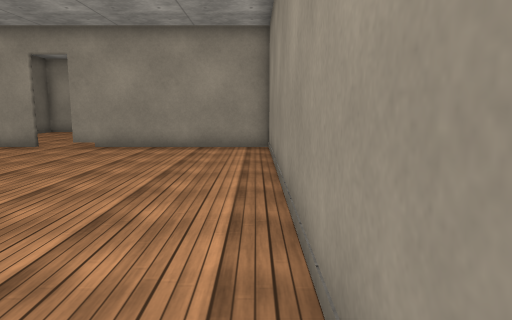
view 1 (above)

19 first-person views from a walk through a Unity game level. The camera is 1.3 m above the floor, tilts 8° down and sees 70° across. Doors are open. The floor is counted in squares, 1 m on a side. Each view is taken from the middle of a square. On the plan, view 1 faces up. The plan holds only what a view shows up to about 15 squares ahead; the rest is blank. The place goes on beyond the plan. Surface patterns are stand-ins for the level's own textures.

view 2
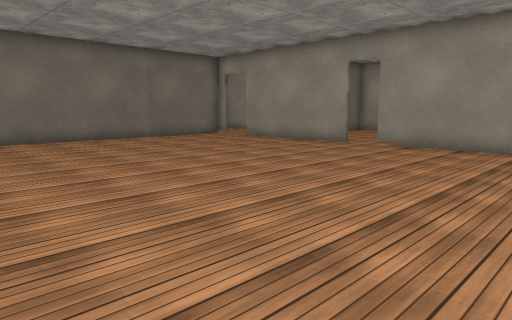

view 3
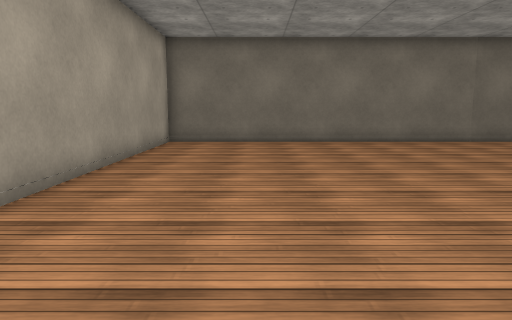

view 4
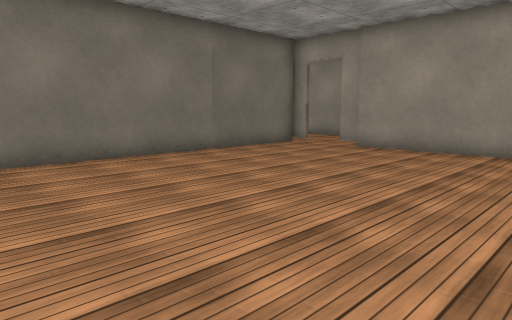

view 5
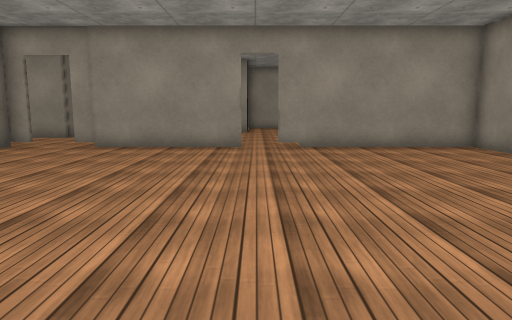

view 6
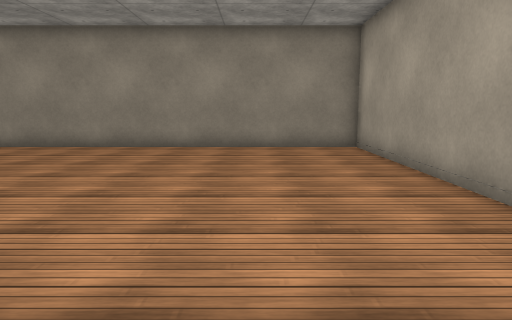

view 7
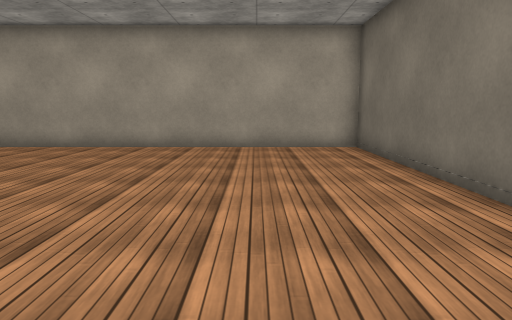

view 8
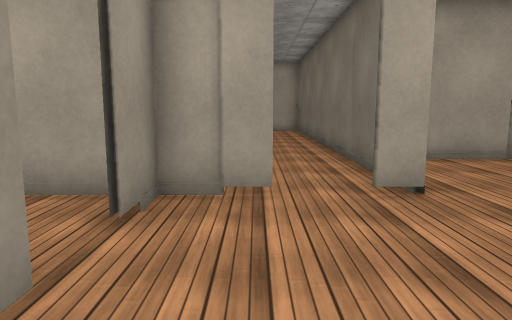

view 9
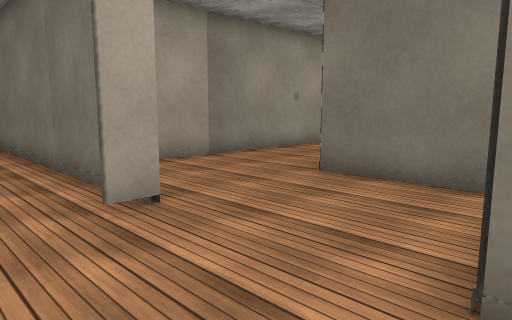

view 10
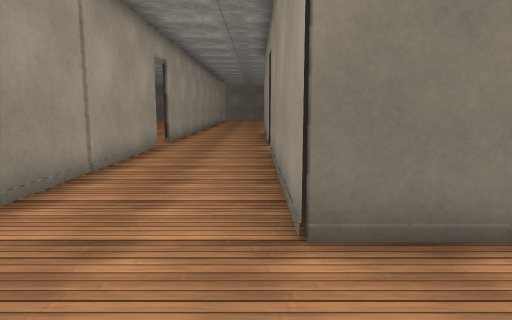

view 11
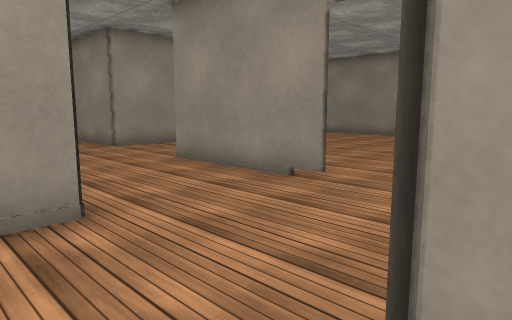

view 12
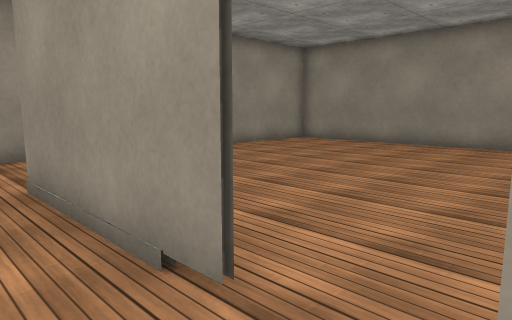

view 13
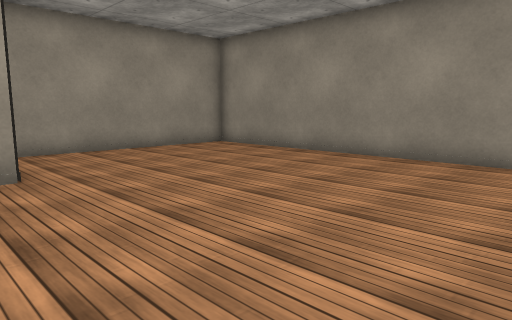

view 14
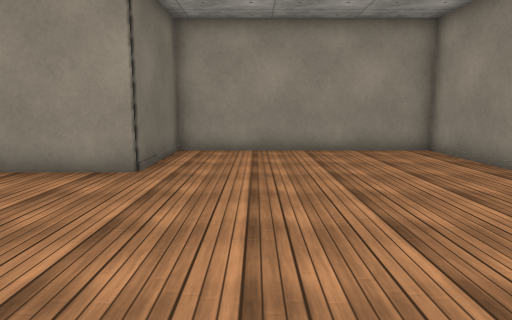

view 15
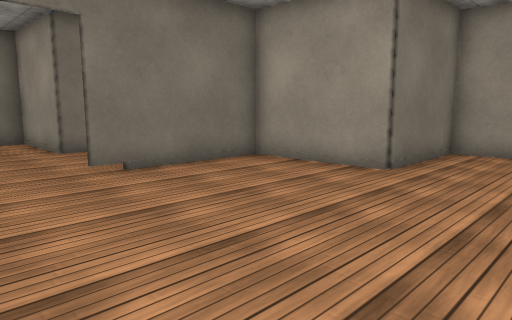

view 16
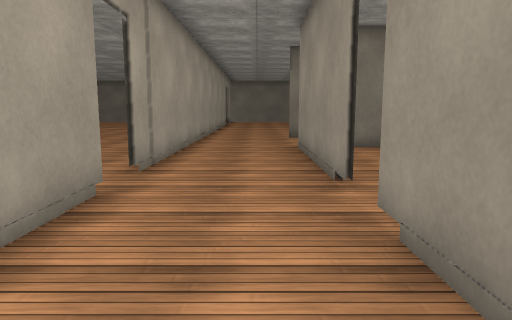

view 17
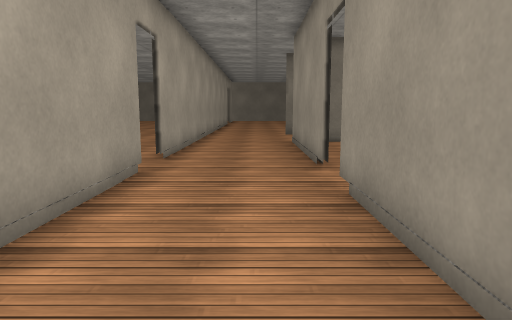

view 18
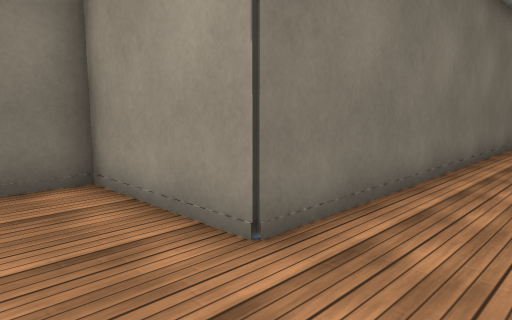

view 19
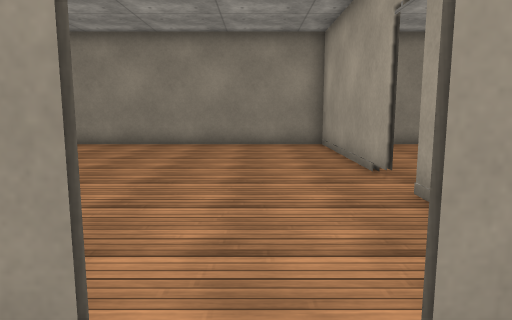

### Floor plan
Points are (right, up) in squares from view 1. A wall is a line through its corners. A room is listed if a view was taken in it or the views show most of it. See-through windows are left out.
Room 1 (views 1, 2, 3, 4, 5, 6, 7)
walls: (-7.4, 12.5) (-13.2, 12.5); (0.5, 12.5) (-6.2, 12.5); (-15.4, 12.7) (-15.4, -3.4) (0.5, -3.4) (0.5, 12)
ways out: open door at (-14, 13) to room 2; open door at (-7, 12.5) to room 3
Room 2 (views 8, 9, 10, 11, 12, 16, 17, 18, 19)
walls: (-15.6, 12.1) (-15.6, 12.7) (-14.8, 12.7); (-13.4, 12.7) (-11.5, 12.7) (-11.5, 14.2); (-11.5, 15.8) (-11.5, 20.5); (-15.4, 25.5) (-15.4, 16.5) (-19.4, 16.5) (-19.4, 12.5) (-27.2, 12.5); (-9, 24.4) (-11.5, 24.4) (-11.5, 25.5); (-28.7, 12.5) (-31.6, 12.5); (-28.8, 8.6) (-17.4, 8.6); (-31.5, 8.6) (-30.3, 8.6)
ways out: open door at (-14, 13) to room 1; open door at (-11.5, 15) to room 3; opening at (-32, 10.5); open door at (-29.5, 8.5); open door at (-28, 12.5)
Room 3 (views 13, 14, 15)
walls: (-6.2, 12.7) (0.5, 12.7); (-8, 12.7) (-7.5, 12.7); (0.5, 12) (0.5, 24.4) (-7.4, 24.4) (-7.4, 20.5) (-11.4, 20.5) (-11.4, 15.8); (-10.9, 12.7) (-9.4, 12.7)
ways out: open door at (-7, 12.5) to room 1; open door at (-11.5, 15) to room 2

Positions as (right, up) in squares from view 1, and headings:
1: (0, 0), facing up
2: (0, 0), facing up-left
3: (-1, 0), facing left
4: (-6, 1), facing up-left
5: (-7, 0), facing up
6: (-12, 0), facing right
7: (-12, 9), facing down
8: (-13, 18), facing down
9: (-13, 17), facing down-left
10: (-16, 12), facing left
11: (-17, 12), facing up-right
12: (-13, 14), facing up-right
13: (-9, 13), facing up-right
14: (-5, 13), facing up
15: (-4, 13), facing up-left
16: (-23, 11), facing left
17: (-21, 11), facing left
18: (-13, 14), facing up-left
19: (-13, 15), facing right
